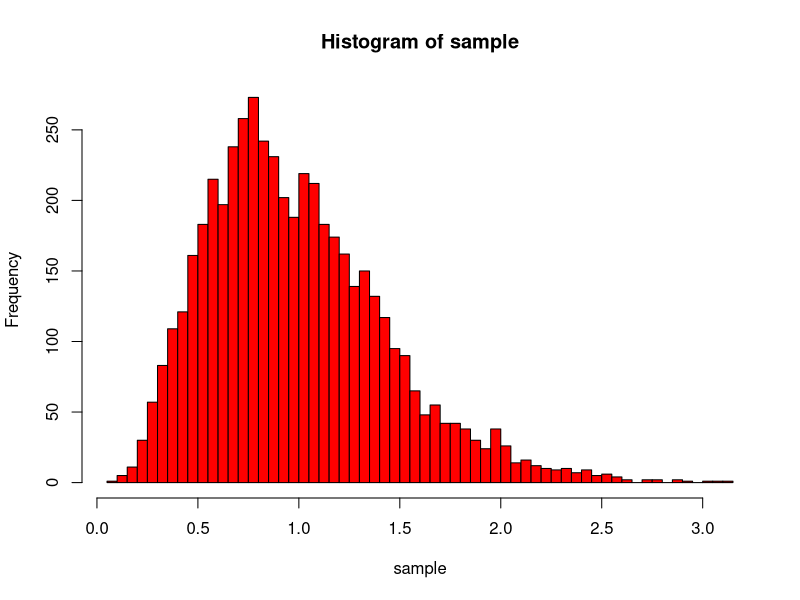

This figure's R source:

fInv<- function(x)
{
	return(-(1/5.0)*log(1-x))
}

n=5000
sample<-vector(length=n)

cat("Sample vales are:")
for (i in 1:5000)
{
	u<-runif(5,0,1)
	sample[i]=sum(fInv(u))
	cat(i," -> ",sample[i],"\n")
}

png("que2_in_R.png")
hist(sample,breaks=50,col="red",plot=TRUE)

cat("\n")
cat("\nMean: ",mean(sample),"\n")
cat("Variance: ",var(sample),"\n")
cat("Max: ",max(sample),"\n")
cat("Min: ",min(sample),"\n")
